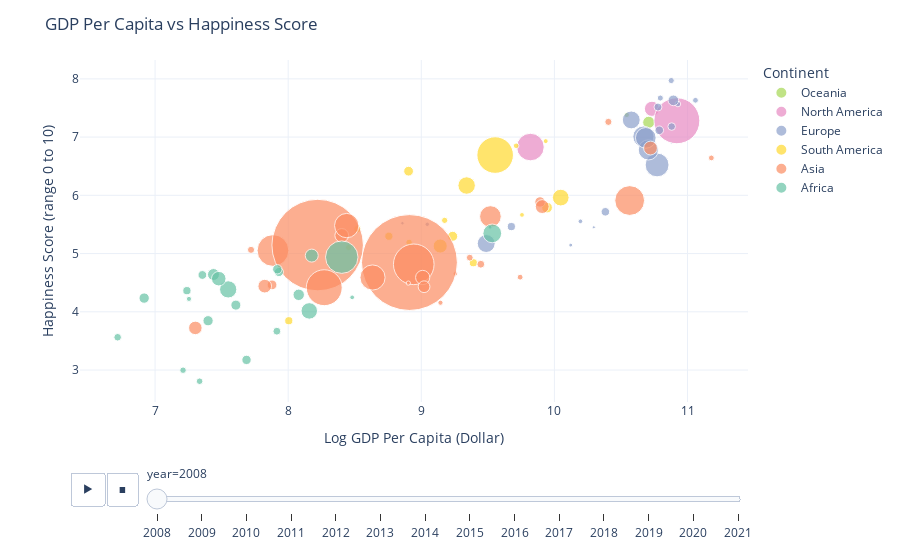

The notebook cell saved with this chart:
### Markdown cell above
## Bubble Plot

### Code cell
# bubble plot with x is log gpt per capita and y is happiness score. It has a time slider from 2008-2021. Group by continent and the size of the bubble is pupulation size.
fig = px.scatter(merged_df, x="Log GDP per capita", y="Happiness Score", animation_frame="year", animation_group="Country",
           size="Population", color="continent", hover_name="Country", size_max=70, color_discrete_map={
               "Oceania": "rgb(166, 216, 84)", #set color
               "North America": "rgb(231, 138, 195)",
               "Europe": "rgb(141, 160, 203)",
               "South America": "rgb(255, 217, 47)",
               "Asia": "rgb(252, 141, 98)",
               "Africa": "rgb(102, 194, 165)",
           }, category_orders={ #set order
               "continent": ["Oceania", "North America", "Europe", "South America", "Asia", "Africa"]
           })

fig.update_layout(title="GDP Per Capita vs Happiness Score ",
                  xaxis_title="Log GDP Per Capita (Dollar)",
                  yaxis_title="Happiness Score (range 0 to 10)",
                  template="plotly_white",
                  legend_title_text='Continent')#update the title and background


fig.show()

### Figure 1 — Plotly figure (JSON) as saved in the notebook; plotly's stock layout.template omitted (floating-point values rounded to 4 significant figures)
{"data": [{"hovertemplate": "<b>%{hovertext}</b><br><br>continent=Oceania<br>year=2008<br>Log GDP per capita=%{x}<br>Happiness Score=%{y}<br>Population=%{marker.size}<extra></extra>", "hovertext": ["Australia", "New Zealand"], "ids": ["Australia", "New Zealand"], "legendgroup": "Oceania", "marker": {"color": "rgb(166, 216, 84)", "size": [21249199, 4259800], "sizemode": "area", "sizeref": 288200.0, "symbol": "circle"}, "mode": "markers", "name": "Oceania", "orientation": "v", "showlegend": true, "type": "scatter", "x": [10.71, 10.54], "xaxis": "x", "y": [7.254, 7.381], "yaxis": "y"}, {"hovertemplate": "<b>%{hovertext}</b><br><br>continent=North America<br>year=2008<br>Log GDP per capita=%{x}<br>Happiness Score=%{y}<br>Population=%{marker.size}<extra></extra>", "hovertext": ["Canada", "Mexico", "United States"], "ids": ["Canada", "Mexico", "United States"], "legendgroup": "North America", "marker": {"color": "rgb(231, 138, 195)", "size": [33247118, 109684489, 304093966], "sizemode": "area", "sizeref": 288200.0, "symbol": "circle"}, "mode": "markers", "name": "North America", "orientation": "v", "showlegend": true, "type": "scatter", "x": [10.73, 9.82, 10.92], "xaxis": "x", "y": [7.486, 6.829, 7.28], "yaxis": "y"}, {"hovertemplate": "<b>%{hovertext}</b><br><br>continent=Europe<br>year=2008<br>Log GDP per capita=%{x}<br>Happiness Score=%{y}<br>Population=%{marker.size}<extra></extra>", "hovertext": ["Austria", "Belarus", "Belgium", "Denmark", "Estonia", "Finland", "France", "Germany", "Iceland", "Ireland", "Italy", "Kosovo", "Latvia", "Lithuania", "Moldova", "Netherlands", "Norway", "Portugal", "Spain", "Sweden", "Ukraine", "United Kingdom"], "ids": ["Austria", "Belarus", "Belgium", "Denmark", "Estonia", "Finland", "France", "Germany", "Iceland", "Ireland", "Italy", "Kosovo", "Latvia", "Lithuania", "Moldova", "Netherlands", "Norway", "Portugal", "Spain", "Sweden", "Ukraine", "United Kingdom"], "legendgroup": "Europe", "marker": {"color": "rgb(141, 160, 203)", "size": [8321496, 9527985, 10709973, 5493621, 1337090, 5313399, 64379696, 82110097, 317414, 4489544, 58826731, 1747383, 2177322, 3198231, 2868833, 16445593, 4768212, 10558177, 45954106, 9219637, 46258189, 61806995], "sizemode": "area", "sizeref": 288200.0, "symbol": "circle"}, "mode": "markers", "name": "Europe", "orientation": "v", "showlegend": true, "type": "scatter", "x": [10.88, 9.677, 10.79, 10.88, 10.3, 10.8, 10.67, 10.77, 10.88, 10.93, 10.71, 8.858, 10.12, 10.2, 9.045, 10.89, 11.06, 10.38, 10.58, 10.78, 9.488, 10.69], "xaxis": "x", "y": [7.181, 5.463, 7.117, 7.971, 5.452, 7.671, 7.008, 6.522, 6.888, 7.568, 6.78, 5.522, 5.145, 5.554, 5.503, 7.631, 7.632, 5.717, 7.294, 7.516, 5.172, 6.986], "yaxis": "y"}, {"hovertemplate": "<b>%{hovertext}</b><br><br>continent=South America<br>year=2008<br>Log GDP per capita=%{x}<br>Happiness Score=%{y}<br>Population=%{marker.size}<extra></extra>", "hovertext": ["Argentina", "Bolivia", "Brazil", "Chile", "Colombia", "Costa Rica", "Dominican Republic", "Ecuador", "El Salvador", "Guatemala", "Haiti", "Honduras", "Nicaragua", "Panama", "Paraguay", "Peru", "Uruguay"], "ids": ["Argentina", "Bolivia", "Brazil", "Chile", "Colombia", "Costa Rica", "Dominican Republic", "Ecuador", "El Salvador", "Guatemala", "Haiti", "Honduras", "Nicaragua", "Panama", "Paraguay", "Peru", "Uruguay"], "legendgroup": "South America", "marker": {"color": "rgb(255, 217, 47)", "size": [40273769, 9880593, 192672317, 16661462, 43815313, 4501921, 9522948, 14496797, 6068099, 13739299, 9575247, 8101777, 5687744, 3495276, 5645148, 28806185, 3336126], "sizemode": "area", "sizeref": 288200.0, "symbol": "circle"}, "mode": "markers", "name": "South America", "orientation": "v", "showlegend": true, "type": "scatter", "x": [10.05, 8.756, 9.555, 9.945, 9.341, 9.713, 9.391, 9.236, 8.908, 8.905, 8.005, 8.52, 8.454, 9.935, 9.176, 9.142, 9.757], "xaxis": "x", "y": [5.961, 5.298, 6.691, 5.789, 6.168, 6.851, 4.842, 5.297, 5.191, 6.414, 3.846, 5.42, 5.104, 6.931, 5.57, 5.129, 5.664], "yaxis": "y"}, {"hovertemplate": "<b>%{hovertext}</b><br><br>continent=Asia<br>year=2008<br>Log GDP per capita=%{x}<br>Happiness Score=%{y}<br>Population=%{marker.size}<extra></extra>", "hovertext": ["Afghanistan", "Armenia", "Azerbaijan", "Bangladesh", "Cambodia", "China", "Georgia", "India", "Indonesia", "Iraq", "Israel", "Japan", "Jordan", "Kazakhstan", "Lebanon", "Malaysia", "Mongolia", "Nepal", "Pakistan", "Philippines", "Saudi Arabia", "Singapore", "Sri Lanka", "Tajikistan", "Thailand", "Uzbekistan", "Vietnam"], "ids": ["Afghanistan", "Armenia", "Azerbaijan", "Bangladesh", "Cambodia", "China", "Georgia", "India", "Indonesia", "Iraq", "Israel", "Japan", "Jordan", "Kazakhstan", "Lebanon", "Malaysia", "Mongolia", "Nepal", "Pakistan", "Philippines", "Saudi Arabia", "Singapore", "Sri Lanka", "Tajikistan", "Thailand", "Uzbekistan", "Vietnam"], "legendgroup": "Asia", "marker": {"color": "rgb(252, 141, 98)", "size": [26427199, 2983421, 8763400, 145421318, 13943888, 1324655000, 3848449, 1206734806, 237936543, 29218381, 7308800, 128063000, 6632873, 15776938, 4887613, 27664296, 2633887, 26881544, 185931955, 91252326, 27437353, 4839396, 19983984, 7324627, 67328239, 27302800, 85597241], "sizemode": "area", "sizeref": 288200.0, "symbol": "circle"}, "mode": "markers", "name": "Asia", "orientation": "v", "showlegend": true, "type": "scatter", "x": [7.303, 9.256, 9.447, 7.886, 7.879, 8.911, 9.144, 8.222, 8.943, 9.011, 10.41, 10.57, 9.364, 9.892, 9.743, 9.909, 8.903, 7.824, 8.271, 8.634, 10.72, 11.18, 9.021, 7.721, 9.519, 8.402, 8.44], "xaxis": "x", "y": [3.724, 4.652, 4.817, 5.052, 4.462, 4.846, 4.156, 5.146, 4.815, 4.59, 7.261, 5.911, 4.93, 5.886, 4.595, 5.807, 4.493, 4.441, 4.414, 4.589, 6.811, 6.642, 4.431, 5.064, 5.636, 5.311, 5.48], "yaxis": "y"}, {"hovertemplate": "<b>%{hovertext}</b><br><br>continent=Africa<br>year=2008<br>Log GDP per capita=%{x}<br>Happiness Score=%{y}<br>Population=%{marker.size}<extra></extra>", "hovertext": ["Benin", "Botswana", "Burkina Faso", "Burundi", "Cameroon", "Chad", "Ghana", "Kenya", "Liberia", "Madagascar", "Mali", "Mauritania", "Niger", "Nigeria", "Rwanda", "Senegal", "Sierra Leone", "South Africa", "Tanzania", "Togo", "Uganda", "Zambia", "Zimbabwe"], "ids": ["Benin", "Botswana", "Burkina Faso", "Burundi", "Cameroon", "Chad", "Ghana", "Kenya", "Liberia", "Madagascar", "Mali", "Mauritania", "Niger", "Nigeria", "Rwanda", "Senegal", "Sierra Leone", "South Africa", "Tanzania", "Togo", "Uganda", "Zambia", "Zimbabwe"], "legendgroup": "Africa", "marker": {"color": "rgb(102, 194, 165)", "size": [8906469, 2007320, 15197915, 8278109, 18777081, 11098664, 24326087, 39186895, 3783887, 20513599, 14551117, 3233336, 15455175, 152382506, 9781996, 11872929, 6090860, 50565812, 42870884, 6222482, 30509862, 12852966, 12550347], "sizemode": "area", "sizeref": 288200.0, "symbol": "circle"}, "mode": "markers", "name": "Africa", "orientation": "v", "showlegend": true, "type": "scatter", "x": [7.915, 9.516, 7.398, 6.719, 8.079, 7.356, 8.177, 8.158, 7.255, 7.439, 7.607, 8.481, 6.918, 8.403, 7.239, 7.93, 7.21, 9.533, 7.549, 7.335, 7.478, 7.918, 7.687], "xaxis": "x", "y": [3.667, 5.451, 3.846, 3.563, 4.292, 4.632, 4.965, 4.015, 4.221, 4.64, 4.115, 4.248, 4.236, 4.939, 4.363, 4.683, 2.997, 5.346, 4.385, 2.808, 4.569, 4.73, 3.174], "yaxis": "y"}], "layout": {"legend": {"itemsizing": "constant", "title": {"text": "Continent"}, "tracegroupgap": 0}, "margin": {"t": 60}, "sliders": [{"active": 0, "currentvalue": {"prefix": "year="}, "len": 0.9, "pad": {"b": 10, "t": 60}, "steps": [{"args": [["2008"], {"frame": {"duration": 0, "redraw": false}, "fromcurrent": true, "mode": "immediate", "transition": {"duration": 0, "easing": "linear"}}], "label": "2008", "method": "animate"}, {"args": [["2009"], {"frame": {"duration": 0, "redraw": false}, "fromcurrent": true, "mode": "immediate", "transition": {"duration": 0, "easing": "linear"}}], "label": "2009", "method": "animate"}, {"args": [["2010"], {"frame": {"duration": 0, "redraw": false}, "fromcurrent": true, "mode": "immediate", "transition": {"duration": 0, "easing": "linear"}}], "label": "2010", "method": "animate"}, {"args": [["2011"], {"frame": {"duration": 0, "redraw": false}, "fromcurrent": true, "mode": "immediate", "transition": {"duration": 0, "easing": "linear"}}], "label": "2011", "method": "animate"}, {"args": [["2012"], {"frame": {"duration": 0, "redraw": false}, "fromcurrent": true, "mode": "immediate", "transition": {"duration": 0, "easing": "linear"}}], "label": "2012", "method": "animate"}, {"args": [["2013"], {"frame": {"duration": 0, "redraw": false}, "fromcurrent": true, "mode": "immediate", "transition": {"duration": 0, "easing": "linear"}}], "label": "2013", "method": "animate"}, {"args": [["2014"], {"frame": {"duration": 0, "redraw": false}, "fromcurrent": true, "mode": "immediate", "transition": {"duration": 0, "easing": "linear"}}], "label": "2014", "method": "animate"}, {"args": [["2015"], {"frame": {"duration": 0, "redraw": false}, "fromcurrent": true, "mode": "immediate", "transition": {"duration": 0, "easing": "linear"}}], "label": "2015", "method": "animate"}, {"args": [["2016"], {"frame": {"duration": 0, "redraw": false}, "fromcurrent": true, "mode": "immediate", "transition": {"duration": 0, "easing": "linear"}}], "label": "2016", "method": "animate"}, {"args": [["2017"], {"frame": {"duration": 0, "redraw": false}, "fromcurrent": true, "mode": "immediate", "transition": {"duration": 0, "easing": "linear"}}], "label": "2017", "method": "animate"}, {"args": [["2018"], {"frame": {"duration": 0, "redraw": false}, "fromcurrent": true, "mode": "immediate", "transition": {"duration": 0, "easing": "linear"}}], "label": "2018", "method": "animate"}, {"args": [["2019"], {"frame": {"duration": 0, "redraw": false}, "fromcurrent": true, "mode": "immediate", "transition": {"duration": 0, "easing": "linear"}}], "label": "2019", "method": "animate"}, {"args": [["2020"], {"frame": {"duration": 0, "redraw": false}, "fromcurrent": true, "mode": "immediate", "transition": {"duration": 0, "easing": "linear"}}], "label": "2020", "method": "animate"}, {"args": [["2021"], {"frame": {"duration": 0, "redraw": false}, "fromcurrent": true, "mode": "immediate", "transition": {"duration": 0, "easing": "linear"}}], "label": "2021", "method": "animate"}], "x": 0.1, "xanchor": "left", "y": 0, "yanchor": "top"}], "title": {"text": "GDP Per Capita vs Happiness Score "}, "updatemenus": [{"buttons": [{"args": [null, {"frame": {"duration": 500, "redraw": false}, "fromcurrent": true, "mode": "immediate", "transition": {"duration": 500, "easing": "linear"}}], "label": "&#9654;", "method": "animate"}, {"args": [[null], {"frame": {"duration": 0, "redraw": false}, "fromcurrent": true, "mode": "immediate", "transition": {"duration": 0, "easing": "linear"}}], "label": "&#9724;", "method": "animate"}], "direction": "left", "pad": {"r": 10, "t": 70}, "showactive": false, "type": "buttons", "x": 0.1, "xanchor": "right", "y": 0, "yanchor": "top"}], "xaxis": {"anchor": "y", "domain": [0, 1], "title": {"text": "Log GDP Per Capita (Dollar)"}}, "yaxis": {"anchor": "x", "domain": [0, 1], "title": {"text": "Happiness Score (range 0 to 10)"}}}}
